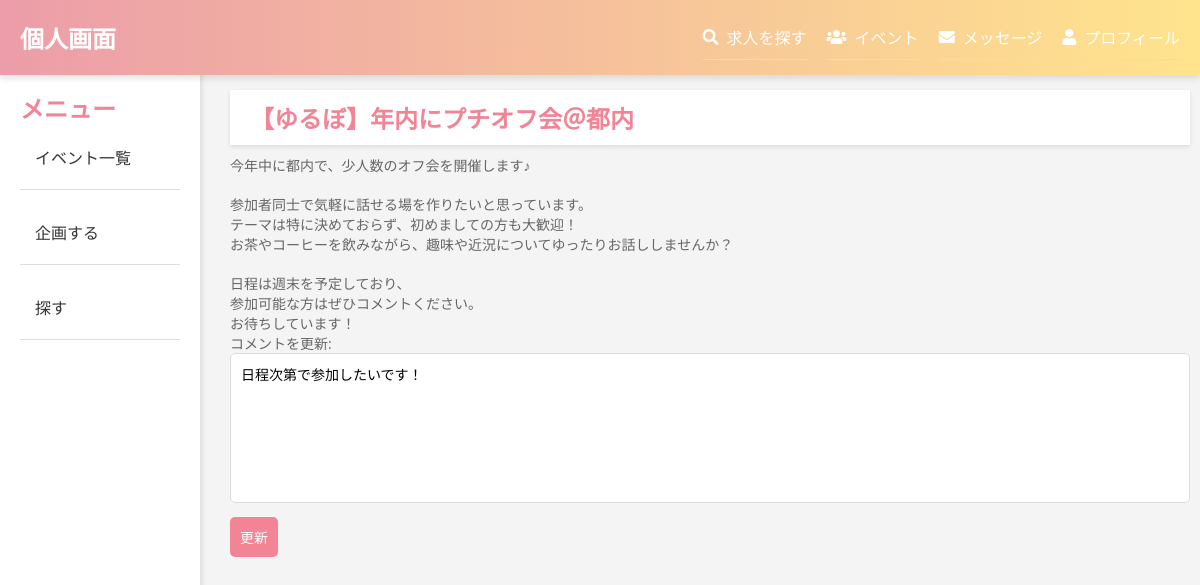
Page /detail_c.php?id=13 on the committed database.
### tables this page shows
CREATE TABLE `bs_posts` (
  `id` int(11) NOT NULL,
  `user_id` int(11) NOT NULL,
  `title` varchar(255) NOT NULL,
  `body` text NOT NULL,
  `created_at` timestamp NOT NULL DEFAULT current_timestamp()
);

CREATE TABLE `bs_comments` (
  `id` int(11) NOT NULL,
  `post_id` int(11) NOT NULL,
  `user_id` int(11) NOT NULL,
  `comment` text NOT NULL,
  `created_at` timestamp NOT NULL DEFAULT current_timestamp()
);

### db.php (called while the page is built, shortened)
<?php
function h($str){
    return htmlspecialchars($str, ENT_QUOTES);
}
?>

### detail_c.php (the view, shortened to what this page needs)
<?php
$id = $_GET["id"];
require 'db.php';
$sql = "SELECT * FROM bs_posts WHERE id=:id";
$stmt = $pdo->prepare("$sql");
$stmt->bindValue(':id', $id, PDO::PARAM_INT);
$status = $stmt->execute();
$post = $stmt->fetch(PDO::FETCH_ASSOC);
$comment_sql = "SELECT * FROM bs_comments WHERE post_id = :id";
$comment_stmt = $pdo->prepare($comment_sql);
$comment_stmt->bindValue(':id', $id, PDO::PARAM_INT);
$comment_status = $comment_stmt->execute();
$comment = $comment_stmt->fetch(PDO::FETCH_ASSOC);
?>
<?php include('header.php'); ?>
<?php include('sidebar.php'); ?>
<div class="main-content">
<h2 class="topic-title"><?=h($post['title']) ?></h2>
<div class="topic-body">
<?=nl2br(h($post['body'])) ?>
<form method="POST" action="post.php">
    <label>コメントを更新:</label>
    <textarea name="comment" id="comment"required class="form-textarea"><?=$comment["comment"]?></textarea><br>
    <input type="submit" value="更新" class="form-submit">
</form>
</div>
</body>
</html>

### style.css (style rules this page uses)
body { font-family: Arial, sans-serif; margin: 0; padding: 0; display: flex; min-height: 100vh; }
.main-content { flex-grow: 1; margin-left: 220px; padding: 20px 10px; max-width: 90%; margin: o auto; margin-bottom: 100px; margin-top: 70px; }
h2,h3 { font-size: 24px; color: #f28495; }
.topic-title { background-color: white; padding: 10px 20px; width: 100%; box-shadow: 0 2px 4px rgba(0, 0, 0, 0.1); }
.topic-body { margin-top: 10px; color: #666; font-size: 14px; }
button, input[type="submit"], .edit-link, .delete-link { background-color: #f28495; color: white; padding: 10px; border: none; cursor: pointer; font-size: 14px; border-radius: 5px; text-decoration: none; display: inline-block; margin-top:10px; }
.form-textarea { width: 100%; height: 150px; padding: 10px; box-shadow: none; resize: none; outline: none; border: 1px solid #ddd; border-radius: 5px; font-size: 14px; font-weight: normal; font-family: 'Open Sans', 'Yu Gothic', "游ゴシック", 'YuGothic', "游ゴシック体", Hiragino Kaku Gothic ProN, 'Meiryo'; }
* { margin: 0; padding: 0; box-sizing: border-box; }
body { font-family: 'Open Sans', 'Yu Gothic', "游ゴシック", 'YuGothic', "游ゴシック体", Hiragino Kaku Gothic ProN, 'Meiryo'; background-color: #f4f4f4; color:grey; margin: 0; padding: 0; }

### rows in the picture
bs_posts: title "【ゆるぼ】年内にプチオフ会＠都内", body "今年中に都内で、少人数のオフ会を開催します♪ 参加者同士で気軽に話せる場を作りたいと思っています。 テーマは特に決めておらず、初めましての方も大歓迎！ お茶やコーヒーを飲みながら、趣味や近況についてゆったりお話ししませんか？ 日程は週末を予定しており、 参加可能な方はぜひコメントください。 お待ちしています！"
bs_comments: comment "日程次第で参加したいです！"
